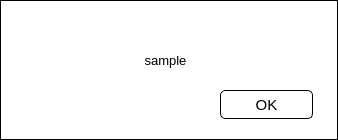
<?xml version="1.0" encoding="UTF-8"?>
<ui version="4.0">
 <class>LoginHint</class>
 <widget class="QDialog" name="LoginHint">
  <property name="geometry">
   <rect>
    <x>0</x>
    <y>0</y>
    <width>338</width>
    <height>140</height>
   </rect>
  </property>
  <property name="windowTitle">
   <string>Dialog</string>
  </property>
  <property name="styleSheet">
   <string notr="true">background-color: rgb(255, 255, 255);</string>
  </property>
  <property name="sizeGripEnabled">
   <bool>false</bool>
  </property>
  <widget class="QLabel" name="info">
   <property name="geometry">
    <rect>
     <x>10</x>
     <y>40</y>
     <width>311</width>
     <height>41</height>
    </rect>
   </property>
   <property name="font">
    <font>
     <family>Microsoft YaHei UI</family>
     <pointsize>10</pointsize>
    </font>
   </property>
   <property name="text">
    <string>sample</string>
   </property>
   <property name="alignment">
    <set>Qt::AlignCenter</set>
   </property>
  </widget>
  <widget class="QLabel" name="window_border">
   <property name="geometry">
    <rect>
     <x>0</x>
     <y>0</y>
     <width>338</width>
     <height>140</height>
    </rect>
   </property>
   <property name="styleSheet">
    <string notr="true">background-color: rgba(255, 255, 255, 0);</string>
   </property>
   <property name="frameShape">
    <enum>QFrame::Box</enum>
   </property>
   <property name="text">
    <string/>
   </property>
  </widget>
  <widget class="QPushButton" name="ok">
   <property name="geometry">
    <rect>
     <x>220</x>
     <y>90</y>
     <width>93</width>
     <height>29</height>
    </rect>
   </property>
   <property name="font">
    <font>
     <family>Microsoft YaHei UI</family>
     <pointsize>11</pointsize>
    </font>
   </property>
   <property name="styleSheet">
    <string notr="true">QPushButton{
	border-style: solid;
	border-top-color: qlineargradient(spread:pad, x1:0.5, y1:1, x2:0.5, y2:0, stop:0 rgb(215, 215, 215), stop:1 rgb(222, 222, 222));
	border-right-color: qlineargradient(spread:pad, x1:0, y1:0.5, x2:1, y2:0.5, stop:0 rgb(217, 217, 217), stop:1 rgb(227, 227, 227));
	border-left-color: qlineargradient(spread:pad, x1:0, y1:0.5, x2:1, y2:0.5, stop:0 rgb(227, 227, 227), stop:1 rgb(217, 217, 217));
	border-bottom-color: qlineargradient(spread:pad, x1:0.5, y1:1, x2:0.5, y2:0, stop:0 rgb(215, 215, 215), stop:1 rgb(222, 222, 222));
	border-width: 1px;
	border-radius: 5px;
	color: rgb(255,255,255);
	padding: 2px;
	background-color:  rgba(255, 255, 255, 0);
	border-color: rgb(0, 0, 0);
	color: rgb(0, 0, 0);
}
QPushButton:hover{
	border-style: solid;
	border-top-color: qlineargradient(spread:pad, x1:0.5, y1:1, x2:0.5, y2:0, stop:0 rgb(215, 215, 215), stop:1 rgb(222, 222, 222));
	border-right-color: qlineargradient(spread:pad, x1:0, y1:0.5, x2:1, y2:0.5, stop:0 rgb(217, 217, 217), stop:1 rgb(227, 227, 227));
	border-left-color: qlineargradient(spread:pad, x1:0, y1:0.5, x2:1, y2:0.5, stop:0 rgb(227, 227, 227), stop:1 rgb(217, 217, 217));
	border-bottom-color: qlineargradient(spread:pad, x1:0.5, y1:1, x2:0.5, y2:0, stop:0 rgb(215, 215, 215), stop:1 rgb(222, 222, 222));
	border-width: 1px;
	border-radius: 5px;
	
	color: rgb(255, 255, 255);
	padding: 2px;
	background-color: rgb(0, 0, 0);
}
QPushButton:disabled{
	border-style: solid;
	border-top-color: qlineargradient(spread:pad, x1:0.5, y1:1, x2:0.5, y2:0, stop:0 rgb(215, 215, 215), stop:1 rgb(222, 222, 222));
	border-right-color: qlineargradient(spread:pad, x1:0, y1:0.5, x2:1, y2:0.5, stop:0 rgb(217, 217, 217), stop:1 rgb(227, 227, 227));
	border-left-color: qlineargradient(spread:pad, x1:0, y1:0.5, x2:1, y2:0.5, stop:0 rgb(227, 227, 227), stop:1 rgb(217, 217, 217));
	border-bottom-color: qlineargradient(spread:pad, x1:0.5, y1:1, x2:0.5, y2:0, stop:0 rgb(215, 215, 215), stop:1 rgb(222, 222, 222));
	border-width: 1px;
	border-radius: 5px;
	color: rgb(255,255,255);
	padding: 2px;
	color: rgba(177, 177, 177, 100);
	background-color: rgba(255, 255, 255, 0);
}</string>
   </property>
   <property name="text">
    <string>OK</string>
   </property>
  </widget>
 </widget>
 <resources/>
 <connections/>
</ui>
